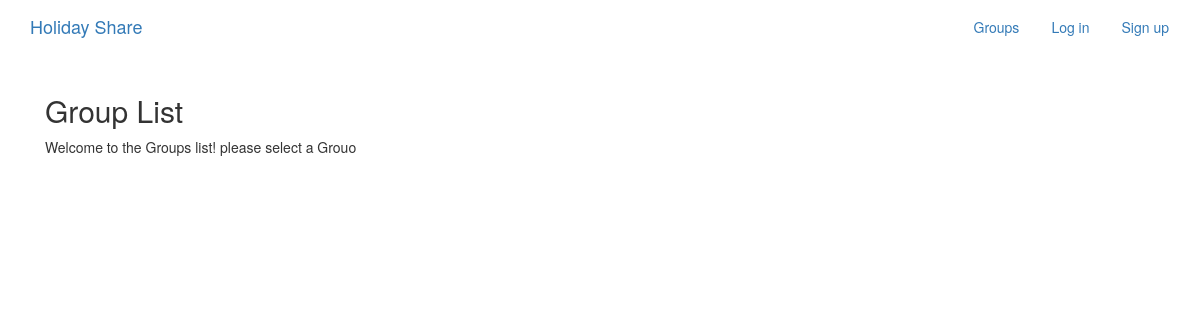
Before: /groups/ with the older database file.
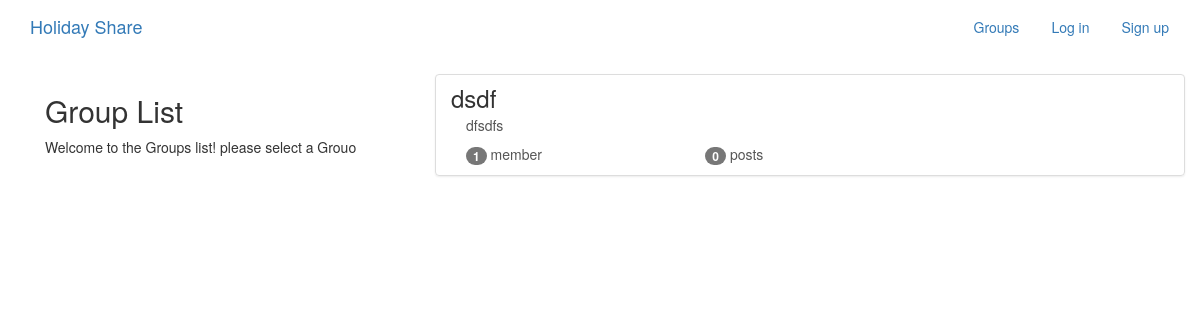
After: the same page with the newer database file.
### groups/models.py (models this page shows, shortened)
class Group(models.Model):
    name = models.CharField(max_length=40,unique=True)
    slug = models.SlugField(allow_unicode=True,unique=True)
    country = models.CharField(max_length=40,unique = True)
    description = models.TextField(blank=True)
    description_html = models.TextField(editable=False, blank=True)
    members = models.ManyToManyField(User,through='GroupMember')
    class Meta:
        ordering =['name']

### groups/views.py (the view)
class ListGroups(generic.ListView):
    model = Group

### groups/templates/groups/group_list.html (shortened to what this page needs)
{% extends "groups/group_base.html" %}
{% block pregroup %}
<div class="col-md-4">
	<div class="content">
			<h2>Group List</h2>
			<p>Welcome to the Groups list! please select a Grouo</p>
	</div>
</div>
{% endblock %}
{% block group_content %}
<div class="col-md-8">
	<div class="list-group">
		{% for group in object_list %}
		  <a class="list-group-item" href="{% url 'groups:single' slug=group.slug %}">
			     <h3 class="title list-group-item-heading">{{ group.name }}</h3>
			<div class="list-group-item-text container-fluid">
				{{ group.description_html|safe }}
				<div class="row">
					<div class="col-md-4">
						<span class="badge">{{ group.members.count }}</span> member{{ group.members.count|pluralize }}
					</div>
					<div class="col-md-4">
						<span class="badge">{{ group.posts.count }}</span> post{{ group.posts.count|pluralize }}
					</div>
				</div>
			</div>
		</a>
		{% endfor %}
	</div>
</div>
{% endblock %}

Changed rows visible on the page:
added Group: name "dsdf", description_html "dfsdfs", members.count "1", posts.count "0"
